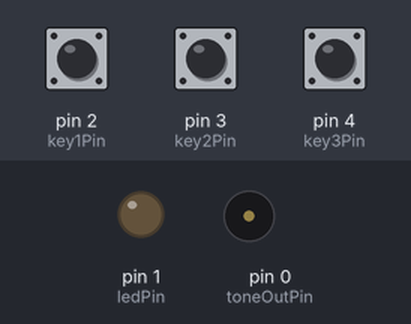
Bench run of a sketch on a simulated Arduino Uno, built with avr-gcc and run on an emulated ATmega328P. On the bench: output pins drawn as LEDs (lit = HIGH), buzzer (waves = sounding). Inputs (shaded band) come from the test bench; at power-on: pin 2 (key1Pin) HIGH, pin 3 (key2Pin) HIGH, pin 4 (key3Pin) HIGH.

Above: at 1.2 s.
1.3 s: pin 2 (key1Pin) pulled LOW for 1 s
At 2.1 s:
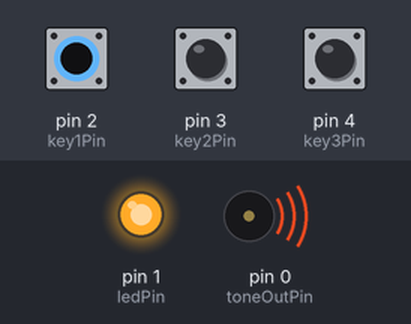
3.8 s: pin 2 (key1Pin) pulled LOW for 3.2 s
At 8.0 s:
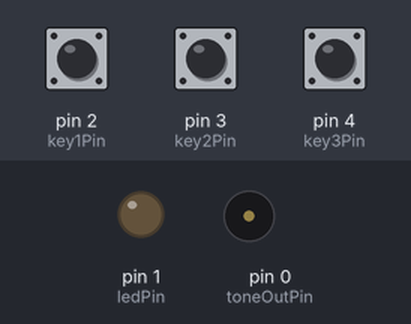
8.5 s: pin 3 (key2Pin) pulled LOW for 3.2 s
At 9.1 s:
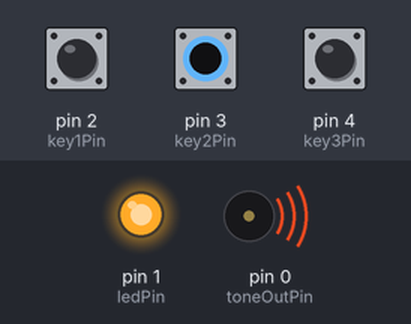
Timing chart, 0 to 13.2 s (numbered marks = the images above; inputs shaded):
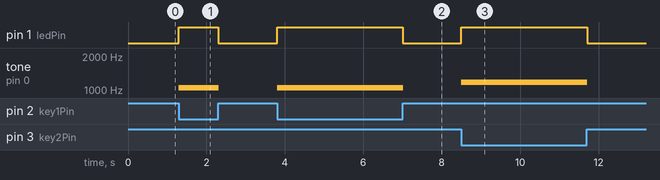

Measured:
- after the input at 1.3 s, pin 1 (ledPin): LOW → HIGH at once, → LOW 1.0 s later; tone on pin 0 (toneOutPin): silent → 1047 Hz at once, → silent 1.0 s later
- after the input at 3.8 s, pin 1 (ledPin): LOW → HIGH at once, → LOW 3.2 s later; tone on pin 0 (toneOutPin): silent → 1047 Hz at once, → silent 3.2 s later
- after the input at 8.5 s, pin 1 (ledPin): LOW → HIGH at once, → LOW 3.2 s later; tone on pin 0 (toneOutPin): silent → 1175 Hz at once, → silent 3.2 s later

The sketch:

fakemata.ino
```cpp
// Fa.Ke. Board 2 : FaKeMata
// by SeungBum Kim <picxenk@gmail.com>

boolean debugOn = false;

int toneOutPin = 0;
int ledPin = 1;
int key1Pin = 2;
int key2Pin = 3;
int key3Pin = 4;

int key1, key2, key3, key4;
int note;
int noteDuration = 100;
int noteDelay = 20;
int keyNumber = 0;
int noteTable[] = {0, 1047, 1175, 1319, 1397, 1568, 1760, 1976};

boolean repeatOn;
int noteSequence[8];
int seqIndex;
boolean keyInputReady;

void setup() {
  if (debugOn) {
    Serial.begin(9600);
  }

//  repeatOn = false;
//  for (int i=0; i<8; i++) {
//    noteSequence[i] = 0;
//  }
//  seqIndex = 0;

  pinMode(key1Pin, INPUT);
  pinMode(key2Pin, INPUT);
  pinMode(key3Pin, INPUT);
  pinMode(ledPin, OUTPUT);

  // old way to attach pull-up
  digitalWrite(key1Pin, HIGH);
  digitalWrite(key2Pin, HIGH);
  digitalWrite(key3Pin, HIGH);

  key1 = LOW;
  key2 = LOW;
  key3 = LOW;
}

/**********  MAIN CODE : READ ME FIRST **********/
void loop() {

//  if (repeatOn) {
//    delay(200);
//    for (seqIndex=0; seqIndex<8; seqIndex++) {
//      play_tone(noteTable[noteSequence[seqIndex]], 500);
//      delay(500);
//      noTone(toneOutPin);
//    }
//  } else {
    checkKeyStatus();
    if (key1 == HIGH && key2 == HIGH && key3 == HIGH) {
      keyInputReady = true;
      digitalWrite(ledPin, LOW);
//      if (seqIndex == 8) repeatOn = true;
    } else {
      digitalWrite(ledPin, HIGH);
      keyNumber = 7-(key3*4+key2*2+key1*1);
      play_tone(noteTable[keyNumber], noteDuration);
//      updateNoteSequence(keyNumber);

    }
//  }
}


/**********  DETAILS BELOW **********/
void checkKeyStatus() {
//  delay(20);
  key1 = digitalRead(key1Pin);
  key2 = digitalRead(key2Pin);
  key3 = digitalRead(key3Pin);
}

void updateNoteSequence(int number) {
  if (keyInputReady) {
    noteSequence[seqIndex] = number;
    seqIndex++;
    keyInputReady = false;
  }
}

void play_tone(int value, int duration) {
  tone(toneOutPin, value, duration);
  delay(noteDelay);
  noTone(toneOutPin);
}
```
